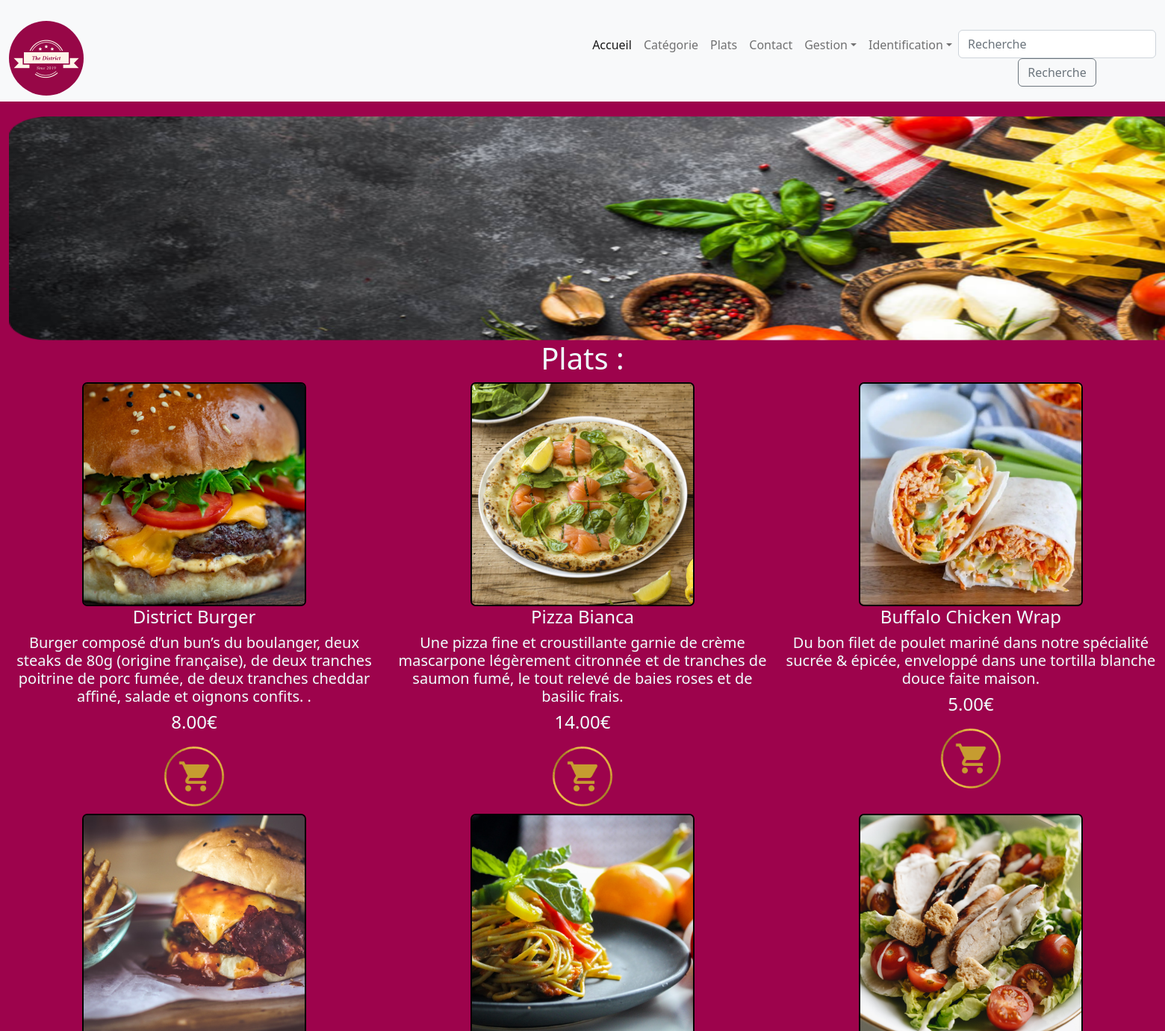
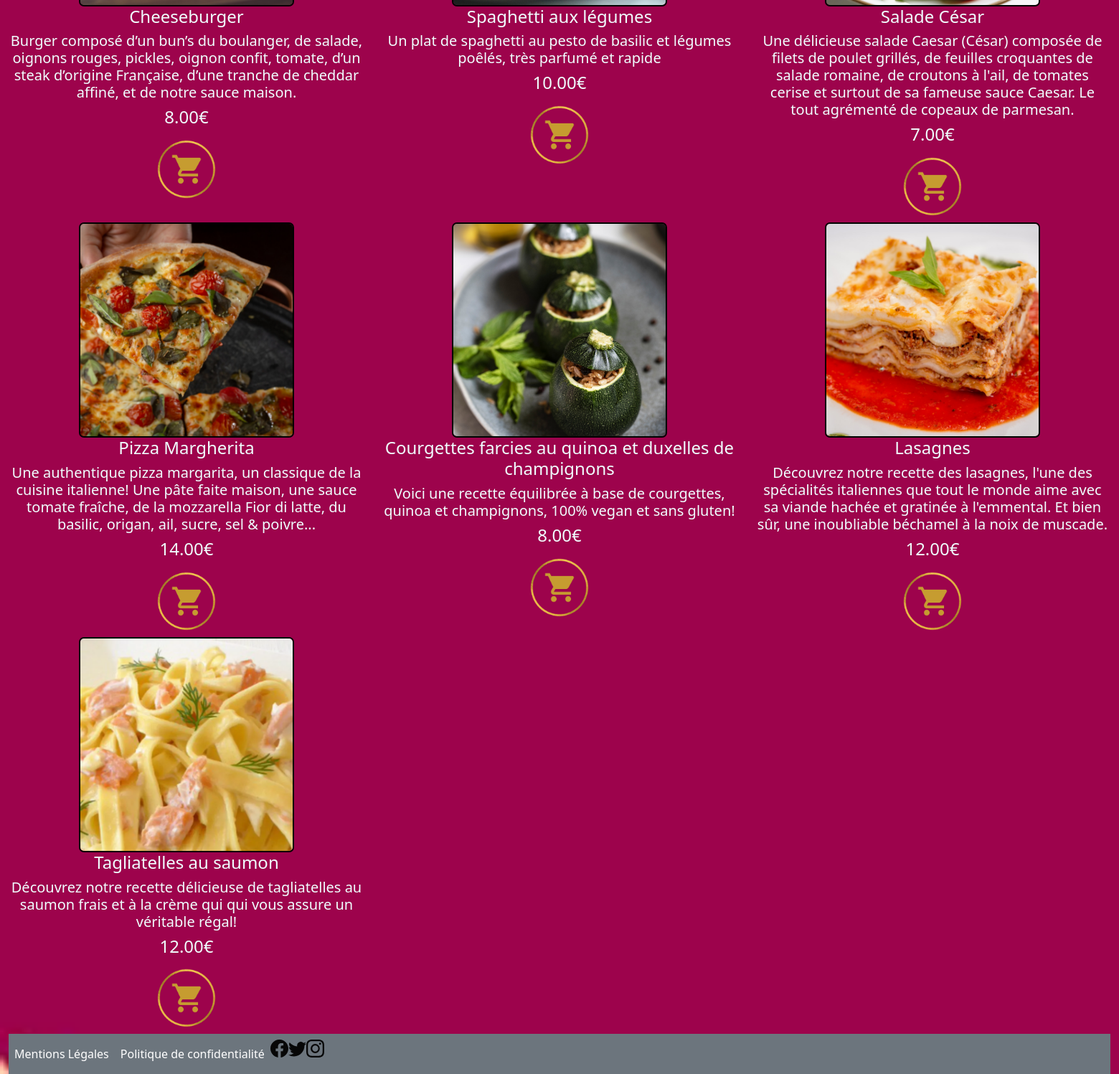
The page /plat.php on the database its author committed (2 pictures, top to bottom).
### tables this page shows
CREATE TABLE `plat` (
  `id` int(11) NOT NULL,
  `libelle` varchar(100) NOT NULL,
  `description` text NOT NULL,
  `prix` decimal(10,2) NOT NULL,
  `image` varchar(255) NOT NULL,
  `id_categorie` int(11) NOT NULL,
  `active` varchar(10) NOT NULL
);

### dao.php (called while the page is built, shortened)
<?php
function getPlatall()
{
    $db = connexionBase();
    $platall = $db->prepare("SELECT * FROM `plat`");
    $platall->execute();
    $platalls = $platall->fetchAll(PDO::FETCH_OBJ);
    return $platalls;
}

### plat.php (the view, shortened to what this page needs)
<?php
include('dao.php');
$platalls = getPlatall();
include_once "Template/header.php";
include_once "Template/nav.php";
?>
<div class="container-fluid  ">
    <img class="promos" src="assets/images/bg2-modified.png" alt="district" title="district" width="1800" height="300" />
    <div class="row ">
        <div class="col-md-12 col-sm-12">
        <h1 class="animate__animated animate__bounceInLeft">Plats :</h1>
        </div>
        <?php foreach ($platalls as $platall) :
        ?>
            <div class="col-4 container-plats">
                <img src="assets/images/food/<?= $platall->image; ?>" width="300" height="300" alt="" class="arrondie">
                <h4><?= $platall->libelle; ?></h4>
                <h5><?= $platall->description; ?></h5>
                <h4><?= $platall->prix; ?>€</h4>
                <a href="commande.php?id=<?= $platall->id; ?>">
                    <img src="assets/images/61d9831c482674000429052e.png" alt="" width="100" height="100" class="rounded-circle">
                </a>
            </div>
        <?php
        endforeach;
        ?>
    </div>
    <?php
    include_once "./Template/footer.php";
    ?>

### assets/css/style.css (style rules this page uses)
body { background-image: url('../images/peinture-murale-framboise-decohom.jpg'); background-repeat: no-repeat; background-size: cover; }
.container-index, .container-fluid { text-align: center; padding-top: 20px; width: 100%; color: rgb(7, 7, 7); }
.container-plats { text-align: center; }
h1, h4,h5,th,td { color: azure; }
.arrondie { border: 2px solid black; -moz-border-radius: 7px; -webkit-border-radius: 7px; border-radius: 7px; object-fit: cover; }

### rows shown on the page
plat: image (picture), libelle "District Burger", description "Burger composé d’un bun’s du boulanger, deux steaks de 80g (origine française), de deux tranches poitrine de porc fumée, de deux tranches cheddar affiné, salade et oignons confits. .", prix "8.00"
plat: image (picture), libelle "Pizza Bianca", description "Une pizza fine et croustillante garnie de crème mascarpone légèrement citronnée et de tranches de saumon fumé, le tout relevé de baies roses et de basilic frais.", prix "14.00"
plat: image (picture), libelle "Buffalo Chicken Wrap", description "Du bon filet de poulet mariné dans notre spécialité sucrée & épicée, enveloppé dans une tortilla blanche douce faite maison.", prix "5.00"
plat: image (picture), libelle "Cheeseburger", description "Burger composé d’un bun’s du boulanger, de salade, oignons rouges, pickles, oignon confit, tomate, d’un steak d’origine Française, d’une tranche de cheddar affiné, et de notre sauce maison.", prix "8.00"
plat: image (picture), libelle "Spaghetti aux légumes", description "Un plat de spaghetti au pesto de basilic et légumes poêlés, très parfumé et rapide", prix "10.00"
plat: image (picture), libelle "Salade César", description "Une délicieuse salade Caesar (César) composée de filets de poulet grillés, de feuilles croquantes de salade romaine, de croutons à l'ail, de tomates cerise et surtout de sa fameuse sauce Caesar. Le tout agrémenté de copeaux de parmesan.", prix "7.00"
plat: image (picture), libelle "Pizza Margherita", description "Une authentique pizza margarita, un classique de la cuisine italienne! Une pâte faite maison, une sauce tomate fraîche, de la mozzarella Fior di latte, du basilic, origan, ail, sucre, sel & poivre...", prix "14.00"
plat: image (picture), libelle "Courgettes farcies au quinoa et duxelles de champignons", description "Voici une recette équilibrée à base de courgettes, quinoa et champignons, 100% vegan et sans gluten!", prix "8.00"
plat: shows a picture, libelle "Lasagnes", description "Découvrez notre recette des lasagnes, l'une des spécialités italiennes que tout le monde aime avec sa viande hachée et gratinée à l'emmental. Et bien sûr, une inoubliable béchamel à la noix de muscade.", prix "12.00"
plat: shows a picture, libelle "Tagliatelles au saumon", description "Découvrez notre recette délicieuse de tagliatelles au saumon frais et à la crème qui qui vous assure un véritable régal!", prix "12.00"
